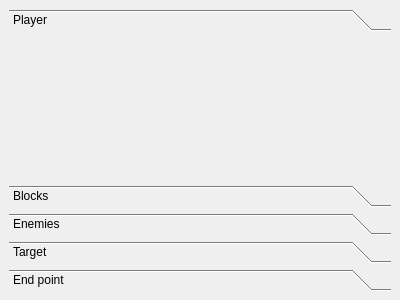
<?xml version="1.0" encoding="UTF-8"?>
<ui version="4.0">
 <class>TypesDockWidget</class>
 <widget class="QDockWidget" name="TypesDockWidget">
  <property name="geometry">
   <rect>
    <x>0</x>
    <y>0</y>
    <width>400</width>
    <height>300</height>
   </rect>
  </property>
  <property name="windowTitle">
   <string>DockWidget</string>
  </property>
  <widget class="QWidget" name="dockWidgetContents">
   <layout class="QHBoxLayout" name="horizontalLayout">
    <item>
     <widget class="QToolBox" name="toolBox">
      <property name="currentIndex">
       <number>0</number>
      </property>
      <widget class="PlayerWidget" name="player">
       <property name="geometry">
        <rect>
         <x>0</x>
         <y>0</y>
         <width>378</width>
         <height>97</height>
        </rect>
       </property>
       <attribute name="label">
        <string>Player</string>
       </attribute>
      </widget>
      <widget class="QWidget" name="blocks">
       <attribute name="label">
        <string>Blocks</string>
       </attribute>
      </widget>
      <widget class="QWidget" name="enemies">
       <attribute name="label">
        <string>Enemies</string>
       </attribute>
      </widget>
      <widget class="QWidget" name="target">
       <attribute name="label">
        <string>Target</string>
       </attribute>
      </widget>
      <widget class="QWidget" name="endpoint">
       <property name="geometry">
        <rect>
         <x>0</x>
         <y>0</y>
         <width>378</width>
         <height>97</height>
        </rect>
       </property>
       <attribute name="label">
        <string>End point</string>
       </attribute>
      </widget>
     </widget>
    </item>
   </layout>
  </widget>
 </widget>
 <customwidgets>
  <customwidget>
   <class>PlayerWidget</class>
   <extends>QWidget</extends>
   <header>playerwidget.h</header>
   <container>1</container>
  </customwidget>
 </customwidgets>
 <resources/>
 <connections/>
</ui>
